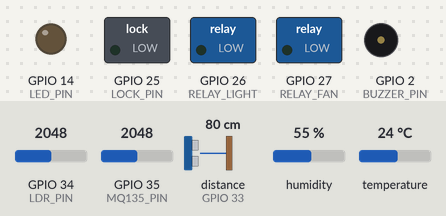
A sketch run on a simulated ESP32. Parts: switched loads named in the sketch (green lamp = pin HIGH), output pins drawn as LEDs (lit = HIGH), buzzer (waves = sounding, pin HIGH). Wiring (inferred from the names in the program): ultrasonic range finder: trigger GPIO 32; echo GPIO 33. The inputs (shaded band) are chosen by the test bench; at power-on: GPIO 35 (MQ135_PIN) = 2048, distance to the obstacle (sensor on GPIO 33) 80 cm, GPIO 34 (LDR_PIN) = 2048, humidity 55 %, temperature 24 °C. The echo pulse lasts 58.3 µs per cm; WiFi joins after 1.5 s; servers stay silent unless stated; pins used as bus, display or sensor lines are not drawn; what the sketch prints to the serial monitor is not drawn.

Above: at 3.0 s.
3.1 s: GPIO 35 (MQ135_PIN) set to 2540
At 4.8 s:
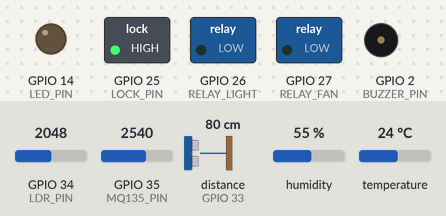
5.4 s: GPIO 35 (MQ135_PIN) set to 2663
At 6.7 s:
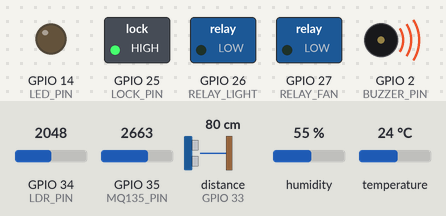
7.4 s: distance to the obstacle (sensor on GPIO 33) set to 97 cm
9.2 s: distance to the obstacle (sensor on GPIO 33) set to 106 cm
At 11.1 s:
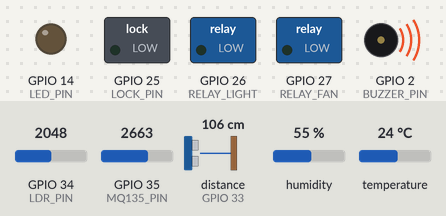
11.4 s: GPIO 34 (LDR_PIN) set to 3438
13.0 s: GPIO 34 (LDR_PIN) set to 3535
At 15.2 s:
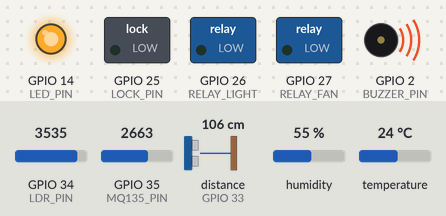
Timing chart, 0 to 16.3 s (numbered marks = the images above; inputs shaded):
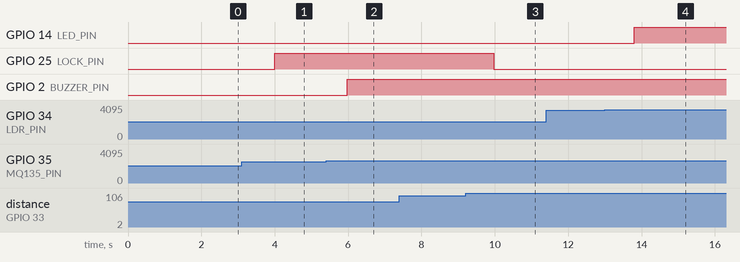

The sketch:

home_automation_esp32.ino
```cpp
/*
  ESP32 Smart Home Automation with Blynk

  Replace the placeholders below with your credentials before uploading.
  Do NOT commit real credentials to public repositories.

  Required:
  - WiFi SSID & password
  - Blynk Template ID
  - Blynk Template Name
  - Blynk Auth Token
*/

// ================= USER CONFIG =================


#define BLYNK_TEMPLATE_ID   "YOUR_TEMPLATE_ID"
#define BLYNK_TEMPLATE_NAME "YOUR_TEMPLATE_NAME"
#define BLYNK_AUTH_TOKEN    "YOUR_BLYNK_AUTH_TOKEN"
// ==============================================
#define WIFI_SSID       "YOUR_WIFI_NAME"
#define WIFI_PASSWORD   "YOUR_WIFI_PASSWORD"
#include <WiFi.h>
#include <BlynkSimpleEsp32.h>
#include "DHT.h"

// --- WiFi Credentials ---
char ssid[] = WIFI_SSID;
char pass[] = WIFI_PASSWORD;

// --- DHT11 Setup ---
#define DHTPIN 4
#define DHTTYPE DHT11
DHT dht(DHTPIN, DHTTYPE);

// --- Pin Definitions ---
#define RELAY_LIGHT 26
#define RELAY_FAN   27
#define LDR_PIN     34
#define LED_PIN     14
#define TRIG_PIN    32
#define ECHO_PIN    33
#define LOCK_PIN    25
#define MQ135_PIN   35
#define BUZZER_PIN  2

// --- Thresholds ---
int lightThreshold = 3500;
const int DARKNESS_THRESHOLD = 3000;
const int MOTION_DISTANCE_CM = 100;
int GAS_THRESHOLD = 2600;

// --- Blynk Virtual Pins ---
#define VPIN_LIGHT V0
#define VPIN_FAN   V1
#define VPIN_TEMP  V2
#define VPIN_HUMID V3
#define VPIN_GAS   V4
#define VPIN_LOCK  V5
#define VPIN_LDR   V6
#define VPIN_GAS_THRESHOLD V7

BlynkTimer timer;
unsigned long lastNotification = 0;

// --- BLYNK Button Handlers ---
BLYNK_WRITE(VPIN_LIGHT) {
  digitalWrite(RELAY_LIGHT, param.asInt());
}

BLYNK_WRITE(VPIN_FAN) {
  digitalWrite(RELAY_FAN, param.asInt());
}

BLYNK_WRITE(VPIN_GAS_THRESHOLD) {
  GAS_THRESHOLD = param.asInt();
}

// --- DHT Data ---
void sendDHTData() {
  float temp = dht.readTemperature();
  float hum = dht.readHumidity();

  if (!isnan(temp) && !isnan(hum)) {
    if (temp > -10 && temp < 60 && hum >= 0 && hum <= 100) {
      Blynk.virtualWrite(VPIN_TEMP, temp);
      Blynk.virtualWrite(VPIN_HUMID, hum);
      Serial.printf("Temperature: %.2f°C | Humidity: %.2f%%\n", temp, hum);
    }
  } else {
    Serial.println("Failed to read from DHT sensor!");
  }
}

// --- LDR Sensor ---
void checkLDR() {
  int ldrValue = analogRead(LDR_PIN);
  ldrValue = constrain(ldrValue, 0, 4000);
  Blynk.virtualWrite(VPIN_LDR, ldrValue);
  digitalWrite(LED_PIN, (ldrValue > lightThreshold) ? HIGH : LOW);
  Serial.printf("LDR Value: %d\n", ldrValue);
}

// --- Ultrasonic Sensor ---
void checkUltrasonic() {
  long distance = getUltrasonicDistance();
  if (distance > 0 && distance < MOTION_DISTANCE_CM) {
    digitalWrite(LOCK_PIN, HIGH);
    Blynk.virtualWrite(VPIN_LOCK, 1);
    Serial.println("🔒 Motion Detected → Solenoid Lock Engaged");
  } else {
    digitalWrite(LOCK_PIN, LOW);
    Blynk.virtualWrite(VPIN_LOCK, 0);
    Serial.println("🔓 No Motion → Solenoid Lock Released");
  }
}

// --- Gas Sensor Handler ---
void checkGas() {
  int gasValue = analogRead(MQ135_PIN);
  Blynk.virtualWrite(VPIN_GAS, gasValue);
  Serial.printf("MQ135 Gas Value: %d | Threshold: %d\n", gasValue, GAS_THRESHOLD);

  if (gasValue > GAS_THRESHOLD) {
    digitalWrite(BUZZER_PIN, HIGH);
    Serial.println("🚨 Gas Detected → Buzzer ON");

    if (millis() - lastNotification > 60000) {
      Blynk.logEvent("gas_alert", "🚨 High gas level detected!");
      lastNotification = millis();
    }
  } else {
    digitalWrite(BUZZER_PIN, LOW);
    Serial.println("✅ Air Normal → Buzzer OFF");
  }
}

// --- Ultrasonic Distance ---
long getUltrasonicDistance() {
  long sum = 0;
  int valid = 0;
  for (int i = 0; i < 3; i++) {
    digitalWrite(TRIG_PIN, LOW);
    delayMicroseconds(2);
    digitalWrite(TRIG_PIN, HIGH);
    delayMicroseconds(10);
    digitalWrite(TRIG_PIN, LOW);

    long duration = pulseIn(ECHO_PIN, HIGH, 30000);
    if (duration > 0) {
      sum += duration * 0.034 / 2;
      valid++;
    }
    delay(50);
  }
  return (valid > 0) ? (sum / valid) : -1;
}

// --- Setup ---
void setup() {
  Serial.begin(115200);

  pinMode(RELAY_LIGHT, OUTPUT);
  pinMode(RELAY_FAN, OUTPUT);
  pinMode(LED_PIN, OUTPUT);
  pinMode(TRIG_PIN, OUTPUT);
  pinMode(ECHO_PIN, INPUT);
  pinMode(LOCK_PIN, OUTPUT);
  pinMode(MQ135_PIN, INPUT);
  pinMode(BUZZER_PIN, OUTPUT);

  digitalWrite(RELAY_LIGHT, LOW);
  digitalWrite(RELAY_FAN, LOW);
  digitalWrite(LOCK_PIN, LOW);
  digitalWrite(BUZZER_PIN, LOW);
  digitalWrite(LED_PIN, LOW);

  dht.begin();
  Blynk.begin(BLYNK_AUTH_TOKEN, ssid, pass);

  timer.setInterval(2000L, sendDHTData);
  timer.setInterval(1000L, checkLDR);
  timer.setInterval(2000L, checkUltrasonic);
  timer.setInterval(2000L, checkGas);
}

// --- Loop ---
void loop() {
  Blynk.run();
  timer.run();
}
```

Measured:
- the behaviour switches between 2600 and 2601 on GPIO 35 (MQ135_PIN) (found by bisection; images 1 and 2)
- the behaviour switches between 100 and 101 cm on distance to the obstacle (sensor on GPIO 33) (found by bisection; images 2 and 3)
- the behaviour switches between 3500 and 3501 on GPIO 34 (LDR_PIN) (found by bisection; images 3 and 4)
- after the input at 5.4 s, GPIO 2 (BUZZER_PIN): LOW → HIGH after 0.57 s
- after the input at 7.4 s, every drawn part: stays the same
- after the input at 9.2 s, GPIO 25 (LOCK_PIN): HIGH → LOW after 0.77 s
- after the input at 11.4 s, every drawn part: stays the same
- after the input at 13.0 s, GPIO 14 (LED_PIN): LOW → HIGH after 0.81 s
